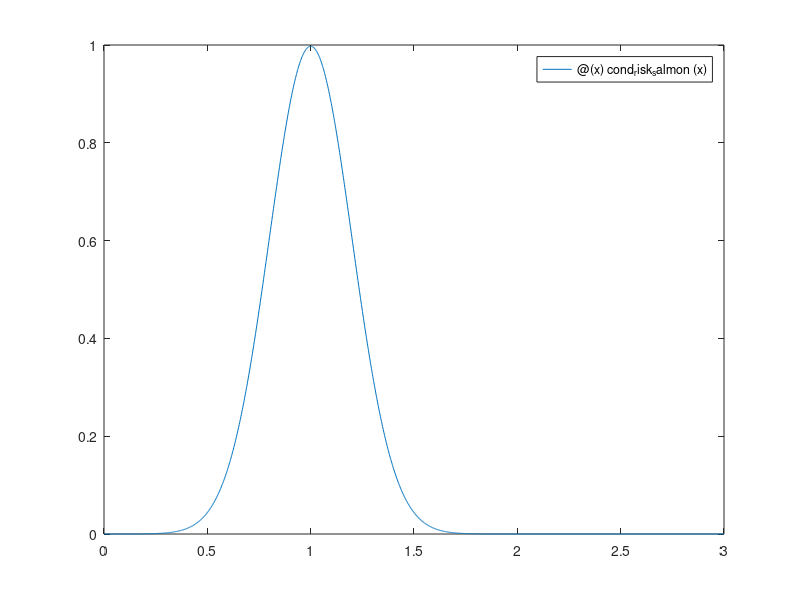

The MATLAB script that drew this image: (Note: this script raises an error after producing the figure.)
function fish_classifier()
% question 2:
fish = csvread('fische.csv');
% histogram(fish, 20);
sigma_seabass = 0.2;
mu_seabass = 1;
sigma_salmon = 0.3;
mu_salmon = 1.6;
s = size(fish);
% fplot(@(x) normpdf(x,mu_salmon, sigma_salmon),[-8 8])
seabass = [];
salmon = [];
seabass_counter = 0;
apriori_hypothesis = 0.5;


	function [y] = likelihood(x, mu, s)
		y = normpdf(x, mu, s) * 2;
	end
	

    function [y] = evidence(x)
        y = normpdf(x,mu_seabass, sigma_seabass) + normpdf(x,mu_salmon, sigma_salmon);
    end

    function [y] = apost(x, omega)
        if omega == 1
            prob = (likelihood(x, mu_seabass, sigma_seabass) * apriori_hypothesis)/evidence(x);
        else
            prob = (likelihood(x, mu_salmon, sigma_salmon) * apriori_hypothesis)/evidence(x);
        end
        y = prob;
    end
for i = 1:s(1)
    x = fish(i);
    aposteriori_salmon = apost(x,2);
    aposteriori_seabass = apost(x,1);
    if aposteriori_seabass > aposteriori_salmon
        seabass_counter = seabass_counter + 1;
    end
    seabass = [seabass aposteriori_seabass];
    salmon = [salmon aposteriori_salmon];
end
% seabass_counter = 622 / 62.2%
% salmon_counter = 1000-seabass_counter = 378 / 37.8%
% scatter(fish, salmon)
% xlim([0.4 2]);

% question 3:
schnittpunkt = fzero(@(x) normpdf(x,mu_seabass, sigma_seabass)- normpdf(x,mu_salmon, sigma_salmon), 1);

seabass_wrong = integral(@(x) normpdf(x,mu_seabass, sigma_seabass), schnittpunkt(1), Inf);
salmon_wrong = integral(@(x) normpdf(x,mu_salmon, sigma_salmon), -Inf, schnittpunkt(1));

risk_salmon = seabass_wrong * 0.5;
risk_seabass = salmon_wrong * 1.2;
    function[y] = cond_risk_salmon(x)
        y = normpdf(x, mu_seabass, sigma_seabass) * 0.5;
    end
    function[y] = cond_risk_seabass(x)
         y = normpdf(x, mu_salmon, sigma_salmon) * 1.2;
    end
cond_risk = fplot(@(x) cond_risk_salmon(x),[0 3]);
xlabel('fish length');
ylabel('conditional risk');
saveas(cond_risk, 'cond_risk_salmon.png');
cond_risk = fplot(@(x) cond_risk_seabass(x), [0 3]);
xlabel('fish length');
ylabel('conditional risk');
saveas(cond_risk, 'cond_risk_seabass.png');
    function[y] = decision_function(x)
        if 0.5*apost(x,1) > 1.2*apost(x,2)
            y = 1;
        else
            y = 2;
        end
    end

seabass_salmon = [0 0];
for i = 1:s(1)
    x = fish(i);
    l = decision_function(x);
    seabass_salmon(l) = seabass_salmon(l) + 1;
end
% seabass_salmon = [550 450] => 550 seabass | 450 Salmons
end
